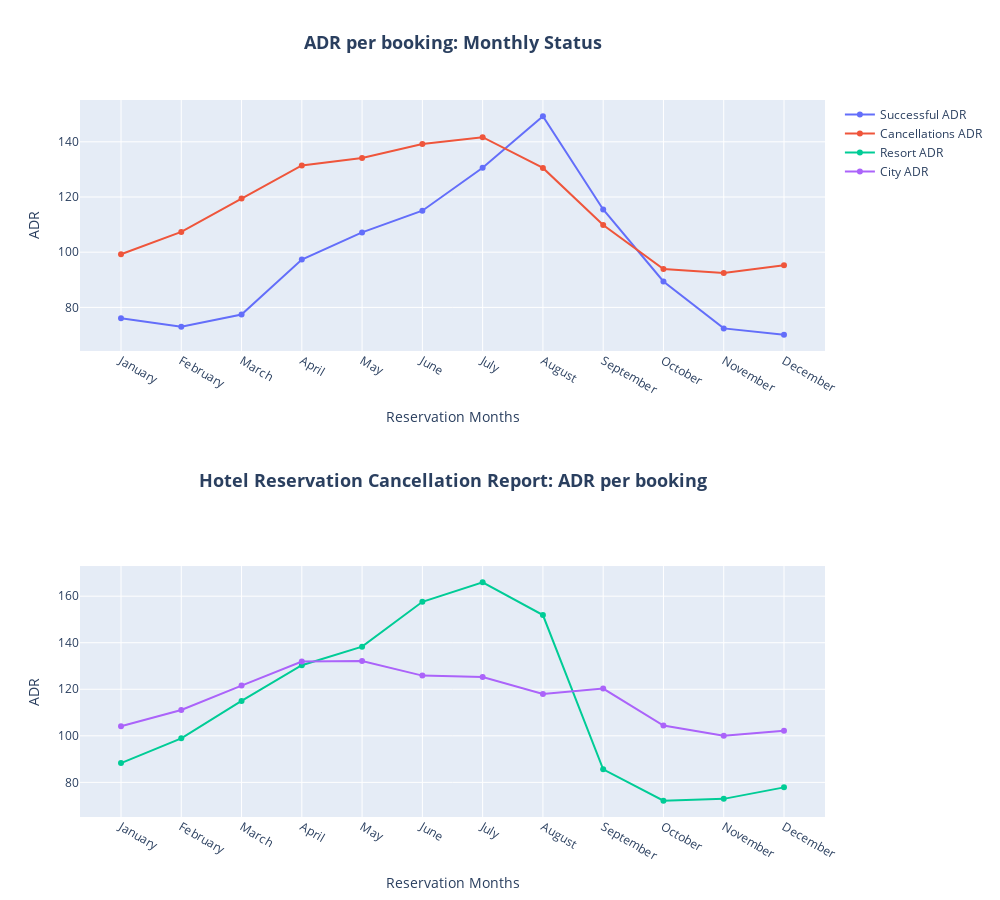

Notebook cell for this chart:
### Code cell
import plotly.subplots as sp
import plotly.graph_objects as go

# Create subplots with 2 rows and 1 column, with increased vertical spacing
fig = sp.make_subplots(rows=2, cols=1, vertical_spacing=0.3)

# Add line plots to each subplot
fig.add_trace(go.Scatter(x=adr_month['reservation_status_month'], y=adr_month['successful_adr'], name='Successful ADR'), row=1, col=1)
fig.add_trace(go.Scatter(x=adr_month['reservation_status_month'], y=adr_month['cancl_adr'], name='Cancellations ADR'), row=1, col=1)

fig.add_trace(go.Scatter(x=hotel_adr_month['reservation_status_month'], y=hotel_adr_month['cancl_adr_resort'], name='Resort ADR'), row=2, col=1)
fig.add_trace(go.Scatter(x=hotel_adr_month['reservation_status_month'], y=hotel_adr_month['cancl_adr_city'], name='City ADR'), row=2, col=1)

# Set labels and title for each subplot
fig.update_xaxes(title_text='Reservation Months', row=1, col=1)
fig.update_yaxes(title_text='ADR', row=1, col=1, ticks='')

fig.update_xaxes(title_text='Reservation Months', row=2, col=1)
fig.update_yaxes(title_text='ADR', row=2, col=1)

# Add custom annotations for legends
fig.add_annotation(x=0.5, y=1.1, xref='paper', yref='paper', text='<b><span style="font-size:18px">ADR per booking: Monthly Status</span></b>', showarrow=False)
fig.add_annotation(x=0.5, y=0.47, xref='paper', yref='paper', text='<b><span style="font-size:18px">Hotel Reservation Cancellation Report: ADR per booking</span></b>', showarrow=False)

# Specify width and height
fig.update_layout(width=1000, height=900)

# Display the plot
fig.show()

### Figure 1 — Plotly figure (JSON) as saved in the notebook; plotly's stock layout.template omitted (floating-point values rounded to 4 significant figures)
{"data": [{"name": "Successful ADR", "type": "scatter", "x": ["January", "February", "March", "April", "May", "June", "July", "August", "September", "October", "November", "December"], "xaxis": "x", "y": [76.05, 72.95, 77.42, 97.33, 107.2, 115.0, 130.6, 149.2, 115.5, 89.4, 72.38, 70.12], "yaxis": "y"}, {"name": "Cancellations ADR", "type": "scatter", "x": ["January", "February", "March", "April", "May", "June", "July", "August", "September", "October", "November", "December"], "xaxis": "x", "y": [99.26, 107.3, 119.4, 131.4, 134.1, 139.2, 141.7, 130.5, 109.8, 93.88, 92.43, 95.28], "yaxis": "y"}, {"name": "Resort ADR", "type": "scatter", "x": ["January", "February", "March", "April", "May", "June", "July", "August", "September", "October", "November", "December"], "xaxis": "x2", "y": [88.28, 98.93, 115.0, 130.3, 138.3, 157.6, 165.9, 151.9, 85.6, 72.12, 72.91, 77.85], "yaxis": "y2"}, {"name": "City ADR", "type": "scatter", "x": ["January", "February", "March", "April", "May", "June", "July", "August", "September", "October", "November", "December"], "xaxis": "x2", "y": [104.1, 111.1, 121.6, 131.9, 132.2, 125.9, 125.2, 118.0, 120.3, 104.4, 100.0, 102.2], "yaxis": "y2"}], "layout": {"annotations": [{"showarrow": false, "text": "<b><span style=\"font-size:18px\">ADR per booking: Monthly Status</span></b>", "x": 0.5, "xref": "paper", "y": 1.1, "yref": "paper"}, {"showarrow": false, "text": "<b><span style=\"font-size:18px\">Hotel Reservation Cancellation Report: ADR per booking</span></b>", "x": 0.5, "xref": "paper", "y": 0.47, "yref": "paper"}], "height": 900, "width": 1000, "xaxis": {"anchor": "y", "domain": [0, 1], "title": {"text": "Reservation Months"}}, "xaxis2": {"anchor": "y2", "domain": [0, 1], "title": {"text": "Reservation Months"}}, "yaxis": {"anchor": "x", "domain": [0.65, 1.0], "ticks": "", "title": {"text": "ADR"}}, "yaxis2": {"anchor": "x2", "domain": [0, 0.35], "title": {"text": "ADR"}}}}
